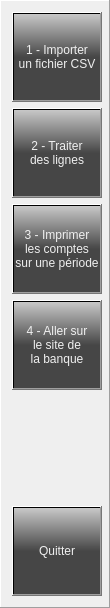
     <widget class="QFrame" name="F_Boutons">
      <property name="minimumSize">
       <size>
        <width>110</width>
        <height>517</height>
       </size>
      </property>
      <property name="maximumSize">
       <size>
        <width>110</width>
        <height>16777215</height>
       </size>
      </property>
      <property name="frameShape">
       <enum>QFrame::Panel</enum>
      </property>
      <property name="frameShadow">
       <enum>QFrame::Raised</enum>
      </property>
      <layout class="QVBoxLayout" name="verticalLayout">
       <item>
        <widget class="QPushButton" name="B_Import_CSV">
         <property name="minimumSize">
          <size>
           <width>90</width>
           <height>90</height>
          </size>
         </property>
         <property name="maximumSize">
          <size>
           <width>90</width>
           <height>90</height>
          </size>
         </property>
         <property name="font">
          <font>
           <strikeout>false</strikeout>
          </font>
         </property>
         <property name="autoFillBackground">
          <bool>false</bool>
         </property>
         <property name="styleSheet">
          <string notr="true">background-color: qlineargradient(spread:repeat, x1:1, y1:1, x2:1, y2:0, stop:0.5 rgba(70, 70, 70, 255), stop:1 rgba(200, 200, 200, 255));
color: rgb(240, 240, 240);</string>
         </property>
         <property name="text">
          <string>1 - Importer
un fichier CSV</string>
         </property>
        </widget>
       </item>
       <item>
        <widget class="QPushButton" name="B_Traiter_lignes">
         <property name="minimumSize">
          <size>
           <width>90</width>
           <height>90</height>
          </size>
         </property>
         <property name="maximumSize">
          <size>
           <width>90</width>
           <height>90</height>
          </size>
         </property>
         <property name="styleSheet">
          <string notr="true">background-color: qlineargradient(spread:repeat, x1:1, y1:1, x2:1, y2:0, stop:0.5 rgba(70, 70, 70, 255), stop:1 rgba(200, 200, 200, 255));
color: rgb(240, 240, 240);</string>
         </property>
         <property name="text">
          <string>2 - Traiter 
des lignes</string>
         </property>
        </widget>
       </item>
       <item>
        <widget class="QPushButton" name="B_Impression">
         <property name="minimumSize">
          <size>
           <width>90</width>
           <height>90</height>
          </size>
         </property>
         <property name="maximumSize">
          <size>
           <width>90</width>
           <height>90</height>
          </size>
         </property>
         <property name="styleSheet">
          <string notr="true">background-color: qlineargradient(spread:repeat, x1:1, y1:1, x2:1, y2:0, stop:0.5 rgba(70, 70, 70, 255), stop:1 rgba(200, 200, 200, 255));
color: rgb(240, 240, 240);</string>
         </property>
         <property name="text">
          <string>3 - Imprimer
les comptes 
sur une période</string>
         </property>
        </widget>
       </item>
       <item>
        <widget class="QPushButton" name="B_Internet">
         <property name="minimumSize">
          <size>
           <width>90</width>
           <height>90</height>
          </size>
         </property>
         <property name="maximumSize">
          <size>
           <width>90</width>
           <height>90</height>
          </size>
         </property>
         <property name="styleSheet">
          <string notr="true">background-color: qlineargradient(spread:repeat, x1:1, y1:1, x2:1, y2:0, stop:0.5 rgba(70, 70, 70, 255), stop:1 rgba(200, 200, 200, 255));
color: rgb(240, 240, 240);</string>
         </property>
         <property name="text">
          <string>4 - Aller sur
le site de 
la banque</string>
         </property>
        </widget>
       </item>
       <item>
        <spacer name="verticalSpacer">
         <property name="orientation">
          <enum>Qt::Vertical</enum>
         </property>
         <property name="sizeHint" stdset="0">
          <size>
           <width>20</width>
           <height>110</height>
          </size>
         </property>
        </spacer>
       </item>
       <item>
        <widget class="QPushButton" name="B_Quitter">
         <property name="minimumSize">
          <size>
           <width>90</width>
           <height>90</height>
          </size>
         </property>
         <property name="maximumSize">
          <size>
           <width>90</width>
           <height>90</height>
          </size>
         </property>
         <property name="styleSheet">
          <string notr="true">background-color: qlineargradient(spread:repeat, x1:1, y1:1, x2:1, y2:0, stop:0.5 rgba(70, 70, 70, 255), stop:1 rgba(200, 200, 200, 255));
color: rgb(240, 240, 240);</string>
         </property>
         <property name="text">
          <string>Quitter</string>
         </property>
        </widget>
       </item>
      </layout>
     </widget>
